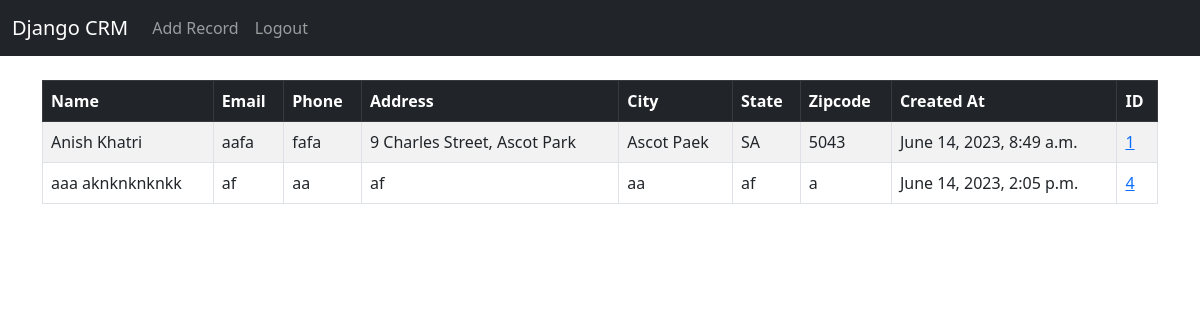
Before: / (signed in) with the older database file.
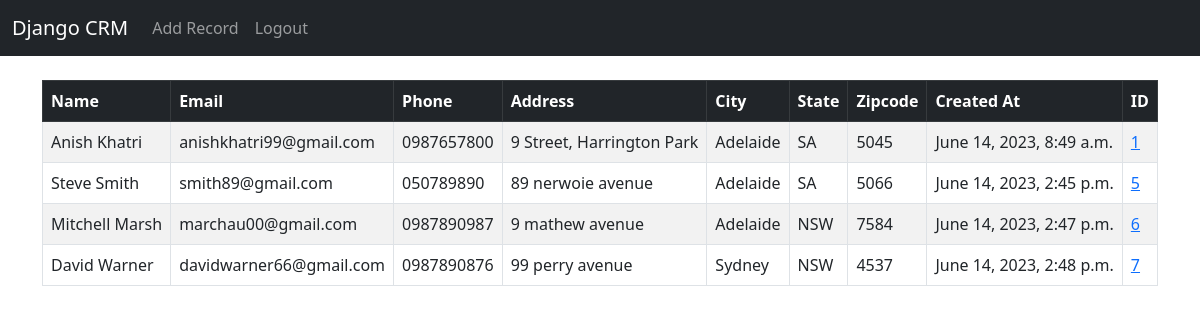
After: the same page with the newer database file.
### Website/models.py (models this page shows, shortened)
class Record(models.Model):
    create_at = models.DateTimeField(auto_now_add = True)
    first_name = models.CharField(max_length = 50)
    last_name = models.CharField(max_length = 50)
    phone = models.CharField(max_length = 50)
    email = models.CharField(max_length = 100)
    address = models.CharField(max_length = 50)
    city = models.CharField(max_length = 50)
    state = models.CharField(max_length = 50)
    zipcode = models.CharField(max_length = 50)

### Website/views.py (the view)
# urls.py: path('', views.home, name = 'home'),
def home(request):
    records = Record.objects.all()
    if request.method == 'POST':
        username = request.POST['username']
        password = request.POST['password']
        user = authenticate(request, username = username, password = password )
        if user is not None:
            login(request, user)
            messages.success(request, "You Have Been Logged In!")
            return redirect('home')
        else:
            messages.success(request, "There was an error in Logging Details, Please try again")
            return redirect('home')
    else:
       return render(request, 'home.html', {'records':records})

### Website/templates/home.html (shortened to what this page needs)
{% extends 'base.html' %}
{% block content %}
{% if user.is_authenticated %}
<table class="table table-striped table-hover table-bordered">
  <thead class="table-dark">
    <tr>
      <th scope="col">Name</th>
      <th scope="col">Email</th>
      <th scope="col">Phone</th>
      <th scope="col">Address</th>
      <th scope="col">City</th>
      <th scope="col">State</th>
      <th scope="col">Zipcode</th>
      <th scope="col">Created At</th>
      <th scope="col">ID</th>
    </tr>
  </thead>
  <tbody>
{% if records %}
	{% for record in records %}
		<tr>
			<td>{{ record.first_name }} {{ record.last_name }}</td>
			<td>{{ record.email }}</td>
			<td>{{ record.phone }}</td>
			<td>{{ record.address }}</td>
			<td>{{ record.city }}</td>
			<td>{{ record.state }}</td>
			<td>{{ record.zipcode }}</td>
			<td>{{ record.create_at }}</td>
      <td><a href="{% url 'record' record.id %}">{{ record.id }}</a></td>
		</tr>
	{% endfor %}
{% endif %}
	  </tbody>
	</table>
{% endif %}
{% endblock %}

### Website/templates/base.html (shortened to what this page needs)
<!doctype html>
<html lang="en">
  <head>
    <link href="https://cdn.jsdelivr.net/npm/bootstrap@5.3.0/dist/css/bootstrap.min.css" rel="stylesheet">
  </head>
  <body>
    {% include 'navbar.html' %}
    <div class = "container">
        {% block content %}
        {% endblock content %}
    </div>
  </body>
</html>

### Website/templates/navbar.html (shortened to what this page needs)
<nav class="navbar navbar-expand-lg navbar-dark bg-dark">
    <div class="container-fluid">
      <a class="navbar-brand" href="{% url 'home' %}">Django CRM</a>
      <div class="collapse navbar-collapse" id="navbarSupportedContent">
        <ul class="navbar-nav me-auto mb-2 mb-lg-0">
          {% if user.is_authenticated %}
          <li class="nav-item">
            <a class="nav-link" href="{% url 'add_record' %}">Add Record</a>
          </li>
          <li class="nav-item">
            <a class="nav-link" href="{% url 'logout' %}">Logout</a>
          </li>
          {% endif %}
        </ul>
      </div>
    </div>
  </nav>

Changed rows visible on the page:
removed Record: first_name "aaa", last_name "aknknknknkk", email "af", phone "aa", address "af", city "aa", state "af", zipcode "a", create_at "June 14, 2023, 2:05 p.m.", id "4"
changed Record "Anish": email "aafa" → "anishkhatri99@gmail.com"; phone "fafa" → "0987657800"; address "9 Charles Street, Ascot Park" → "9 Street, Harrington Park"; city "Ascot Paek" → "Adelaide"; zipcode "5043" → "5045"
added Record: first_name "Steve", last_name "Smith", email "smith89@gmail.com", phone "050789890", address "89 nerwoie avenue", city "Adelaide", state "SA", zipcode "5066", create_at "June 14, 2023, 2:45 p.m.", id "5"
added Record: first_name "Mitchell", last_name "Marsh", email "marchau00@gmail.com", phone "0987890987", address "9 mathew avenue", city "Adelaide", state "NSW", zipcode "7584", create_at "June 14, 2023, 2:47 p.m.", id "6"
added Record: first_name "David", last_name "Warner", email "davidwarner66@gmail.com", phone "0987890876", address "99 perry avenue", city "Sydney", state "NSW", zipcode "4537", create_at "June 14, 2023, 2:48 p.m.", id "7"
